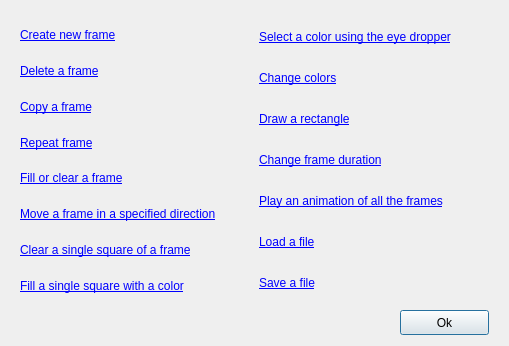
<?xml version="1.0" encoding="UTF-8"?>
<ui version="4.0">
 <class>docdialog</class>
 <widget class="QDialog" name="docdialog">
  <property name="geometry">
   <rect>
    <x>0</x>
    <y>0</y>
    <width>509</width>
    <height>346</height>
   </rect>
  </property>
  <property name="windowTitle">
   <string>Goofy Documentation</string>
  </property>
  <widget class="QPushButton" name="pushButton">
   <property name="geometry">
    <rect>
     <x>400</x>
     <y>310</y>
     <width>89</width>
     <height>25</height>
    </rect>
   </property>
   <property name="text">
    <string>Ok</string>
   </property>
  </widget>
  <widget class="QWidget" name="">
   <property name="geometry">
    <rect>
     <x>20</x>
     <y>20</y>
     <width>471</width>
     <height>281</height>
    </rect>
   </property>
   <layout class="QHBoxLayout" name="horizontalLayout">
    <item>
     <layout class="QVBoxLayout" name="verticalLayout">
      <item>
       <widget class="QLabel" name="label_9">
        <property name="text">
         <string>&lt;html&gt;&lt;head/&gt;&lt;body&gt;&lt;p&gt;&lt;a href=&quot;https://github.com/CS383Team2/Goofy_Lights_Editor/blob/master/doc/UML2/UseCase2_01_new_frame.png&quot;&gt;&lt;span style=&quot; text-decoration: underline; color:#0000ff;&quot;&gt;Create new frame&lt;/span&gt;&lt;/a&gt;&lt;/p&gt;&lt;/body&gt;&lt;/html&gt;</string>
        </property>
        <property name="openExternalLinks">
         <bool>true</bool>
        </property>
       </widget>
      </item>
      <item>
       <widget class="QLabel" name="label">
        <property name="text">
         <string>&lt;html&gt;&lt;head/&gt;&lt;body&gt;&lt;p&gt;&lt;a href=&quot;https://github.com/CS383Team2/Goofy_Lights_Editor/blob/master/doc/UML2/UseCase2_02_Delete_Frame_Final.jpg&quot;&gt;&lt;span style=&quot; text-decoration: underline; color:#0000ff;&quot;&gt;Delete a frame&lt;/span&gt;&lt;/a&gt;&lt;/p&gt;&lt;/body&gt;&lt;/html&gt;</string>
        </property>
        <property name="openExternalLinks">
         <bool>true</bool>
        </property>
       </widget>
      </item>
      <item>
       <widget class="QLabel" name="label_7">
        <property name="text">
         <string>&lt;html&gt;&lt;head/&gt;&lt;body&gt;&lt;p&gt;&lt;a href=&quot;https://github.com/CS383Team2/Goofy_Lights_Editor/blob/master/doc/UML2/UseCase2_03_Copy_Frame_Final.jpg&quot;&gt;&lt;span style=&quot; text-decoration: underline; color:#0000ff;&quot;&gt;Copy a frame&lt;/span&gt;&lt;/a&gt;&lt;/p&gt;&lt;/body&gt;&lt;/html&gt;</string>
        </property>
        <property name="openExternalLinks">
         <bool>true</bool>
        </property>
       </widget>
      </item>
      <item>
       <widget class="QLabel" name="label_3">
        <property name="text">
         <string>&lt;html&gt;&lt;head/&gt;&lt;body&gt;&lt;p&gt;&lt;a href=&quot;https://github.com/CS383Team2/Goofy_Lights_Editor/blob/master/doc/UML2/UseCase2_07_repeat_frame.png&quot;&gt;&lt;span style=&quot; text-decoration: underline; color:#0000ff;&quot;&gt;Repeat frame&lt;/span&gt;&lt;/a&gt;&lt;/p&gt;&lt;/body&gt;&lt;/html&gt;</string>
        </property>
        <property name="openExternalLinks">
         <bool>true</bool>
        </property>
       </widget>
      </item>
      <item>
       <widget class="QLabel" name="label_10">
        <property name="text">
         <string>&lt;html&gt;&lt;head/&gt;&lt;body&gt;&lt;p&gt;&lt;a href=&quot;https://github.com/CS383Team2/Goofy_Lights_Editor/blob/master/doc/UML2/UseCase2_06_Fill-Clear_Frame.png&quot;&gt;&lt;span style=&quot; text-decoration: underline; color:#0000ff;&quot;&gt;Fill or clear a frame&lt;/span&gt;&lt;/a&gt;&lt;/p&gt;&lt;/body&gt;&lt;/html&gt;</string>
        </property>
        <property name="openExternalLinks">
         <bool>true</bool>
        </property>
       </widget>
      </item>
      <item>
       <widget class="QLabel" name="label_6">
        <property name="text">
         <string>&lt;html&gt;&lt;head/&gt;&lt;body&gt;&lt;p&gt;&lt;a href=&quot;https://github.com/CS383Team2/Goofy_Lights_Editor/blob/master/doc/UML2/UseCase2_05_translate_frame.png&quot;&gt;&lt;span style=&quot; text-decoration: underline; color:#0000ff;&quot;&gt;Move a frame in a specified direction&lt;/span&gt;&lt;/a&gt;&lt;/p&gt;&lt;/body&gt;&lt;/html&gt;</string>
        </property>
        <property name="openExternalLinks">
         <bool>true</bool>
        </property>
       </widget>
      </item>
      <item>
       <widget class="QLabel" name="label_4">
        <property name="text">
         <string>&lt;html&gt;&lt;head/&gt;&lt;body&gt;&lt;p&gt;&lt;a href=&quot;https://github.com/CS383Team2/Goofy_Lights_Editor/blob/master/doc/UML2/UseCase2_12_dbl_click_to_clr.png&quot;&gt;&lt;span style=&quot; text-decoration: underline; color:#0000ff;&quot;&gt;Clear a single square of a frame&lt;/span&gt;&lt;/a&gt;&lt;/p&gt;&lt;/body&gt;&lt;/html&gt;</string>
        </property>
        <property name="openExternalLinks">
         <bool>true</bool>
        </property>
       </widget>
      </item>
      <item>
       <widget class="QLabel" name="label_5">
        <property name="text">
         <string>&lt;html&gt;&lt;head/&gt;&lt;body&gt;&lt;p&gt;&lt;a href=&quot;https://github.com/CS383Team2/Goofy_Lights_Editor/blob/master/doc/UML2/UseCase2_08_AddPixel.png&quot;&gt;&lt;span style=&quot; text-decoration: underline; color:#0000ff;&quot;&gt;Fill a single square with a color&lt;/span&gt;&lt;/a&gt;&lt;/p&gt;&lt;/body&gt;&lt;/html&gt;</string>
        </property>
        <property name="openExternalLinks">
         <bool>true</bool>
        </property>
       </widget>
      </item>
     </layout>
    </item>
    <item>
     <layout class="QVBoxLayout" name="verticalLayout_2">
      <item>
       <widget class="QLabel" name="label_8">
        <property name="text">
         <string>&lt;html&gt;&lt;head/&gt;&lt;body&gt;&lt;p&gt;&lt;a href=&quot;https://github.com/CS383Team2/Goofy_Lights_Editor/blob/master/doc/UML2/UseCase2_14_eye_dropper.png&quot;&gt;&lt;span style=&quot; text-decoration: underline; color:#0000ff;&quot;&gt;Select a color using the eye dropper&lt;/span&gt;&lt;/a&gt;&lt;/p&gt;&lt;/body&gt;&lt;/html&gt;</string>
        </property>
        <property name="openExternalLinks">
         <bool>true</bool>
        </property>
       </widget>
      </item>
      <item>
       <widget class="QLabel" name="label_19">
        <property name="text">
         <string>&lt;html&gt;&lt;head/&gt;&lt;body&gt;&lt;p&gt;&lt;a href=&quot;https://github.com/CS383Team2/Goofy_Lights_Editor/blob/master/doc/UML2/UseCase2_10_Change_colors.png&quot;&gt;&lt;span style=&quot; text-decoration: underline; color:#0000ff;&quot;&gt;Change colors&lt;/span&gt;&lt;/a&gt;&lt;/p&gt;&lt;/body&gt;&lt;/html&gt;</string>
        </property>
        <property name="openExternalLinks">
         <bool>true</bool>
        </property>
       </widget>
      </item>
      <item>
       <widget class="QLabel" name="label_22">
        <property name="text">
         <string>&lt;html&gt;&lt;head/&gt;&lt;body&gt;&lt;p&gt;&lt;a href=&quot;https://github.com/CS383Team2/Goofy_Lights_Editor/blob/master/doc/UML2/UseCase2_09_Draw_Rectangle.png&quot;&gt;&lt;span style=&quot; text-decoration: underline; color:#0000ff;&quot;&gt;Draw a rectangle&lt;/span&gt;&lt;/a&gt;&lt;/p&gt;&lt;/body&gt;&lt;/html&gt;</string>
        </property>
        <property name="openExternalLinks">
         <bool>true</bool>
        </property>
       </widget>
      </item>
      <item>
       <widget class="QLabel" name="label_2">
        <property name="text">
         <string>&lt;html&gt;&lt;head/&gt;&lt;body&gt;&lt;p&gt;&lt;a href=&quot;https://github.com/CS383Team2/Goofy_Lights_Editor/blob/master/doc/UML2/UseCase2_04_change_frame_duration.png&quot;&gt;&lt;span style=&quot; text-decoration: underline; color:#0000ff;&quot;&gt;Change frame duration&lt;/span&gt;&lt;/a&gt;&lt;/p&gt;&lt;/body&gt;&lt;/html&gt;</string>
        </property>
        <property name="openExternalLinks">
         <bool>true</bool>
        </property>
       </widget>
      </item>
      <item>
       <widget class="QLabel" name="label_24">
        <property name="text">
         <string>&lt;html&gt;&lt;head/&gt;&lt;body&gt;&lt;p&gt;&lt;a href=&quot;https://github.com/CS383Team2/Goofy_Lights_Editor/blob/master/doc/UML2/UseCase2_17_PlayAnimation.png&quot;&gt;&lt;span style=&quot; text-decoration: underline; color:#0000ff;&quot;&gt;Play an animation of all the frames&lt;/span&gt;&lt;/a&gt;&lt;/p&gt;&lt;/body&gt;&lt;/html&gt;</string>
        </property>
        <property name="openExternalLinks">
         <bool>true</bool>
        </property>
       </widget>
      </item>
      <item>
       <widget class="QLabel" name="label_21">
        <property name="text">
         <string>&lt;html&gt;&lt;head/&gt;&lt;body&gt;&lt;p&gt;&lt;a href=&quot;https://github.com/CS383Team2/Goofy_Lights_Editor/blob/master/doc/UML2/UseCase2_18_loadFile.png&quot;&gt;&lt;span style=&quot; text-decoration: underline; color:#0000ff;&quot;&gt;Load a file&lt;/span&gt;&lt;/a&gt;&lt;/p&gt;&lt;/body&gt;&lt;/html&gt;</string>
        </property>
        <property name="openExternalLinks">
         <bool>true</bool>
        </property>
       </widget>
      </item>
      <item>
       <widget class="QLabel" name="label_25">
        <property name="text">
         <string>&lt;html&gt;&lt;head/&gt;&lt;body&gt;&lt;p&gt;&lt;a href=&quot;https://github.com/CS383Team2/Goofy_Lights_Editor/blob/master/doc/UML2/UseCase2_19_saveFile.png&quot;&gt;&lt;span style=&quot; text-decoration: underline; color:#0000ff;&quot;&gt;Save a file&lt;/span&gt;&lt;/a&gt;&lt;/p&gt;&lt;/body&gt;&lt;/html&gt;</string>
        </property>
        <property name="openExternalLinks">
         <bool>true</bool>
        </property>
       </widget>
      </item>
     </layout>
    </item>
   </layout>
  </widget>
 </widget>
 <resources/>
 <connections/>
</ui>
